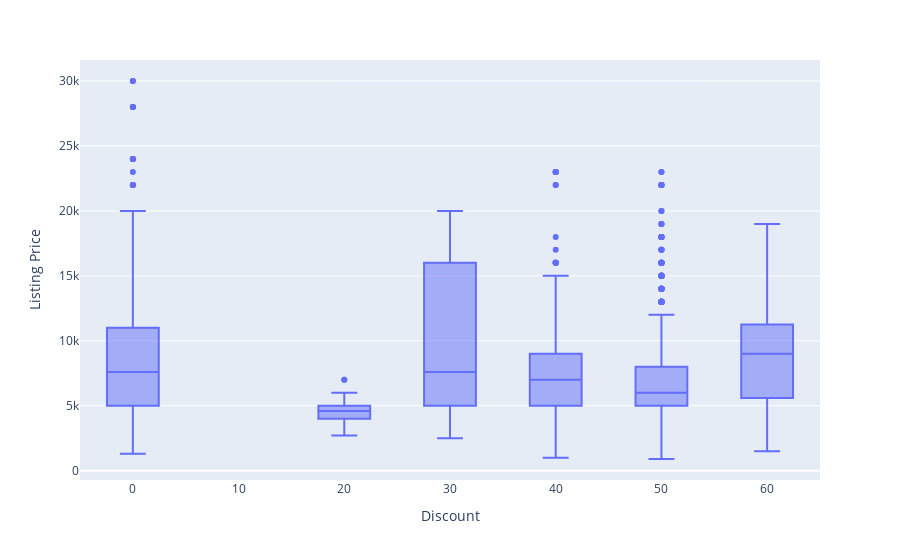

Source (notebook cell):
### Markdown cell above
EDA

### Code cell
import seaborn as sns
plt.hist(adidf["Discount"])
px.box(adidf,"Discount","Listing Price")
# px.box(adidf,"Discount","Sale Price")

### Figure 1 — Plotly figure (JSON) as saved in the notebook; plotly's stock layout.template omitted (floating-point values rounded to 4 significant figures; data arrays with more than 128 entries replaced by an {"elided": "..."} marker saying what was removed)
{"data": [{"alignmentgroup": "True", "hovertemplate": "Discount=%{x}<br>Listing Price=%{y}<extra></extra>", "legendgroup": "", "marker": {"color": "#636efa"}, "name": "", "notched": false, "offsetgroup": "", "orientation": "v", "showlegend": false, "type": "box", "x": {"elided": "2625 int values"}, "x0": " ", "xaxis": "x", "y": {"elided": "2625 int values"}, "y0": " ", "yaxis": "y"}], "layout": {"boxmode": "group", "legend": {"tracegroupgap": 0}, "margin": {"t": 60}, "xaxis": {"anchor": "y", "domain": [0, 1], "title": {"text": "Discount"}}, "yaxis": {"anchor": "x", "domain": [0, 1], "title": {"text": "Listing Price"}}}}
